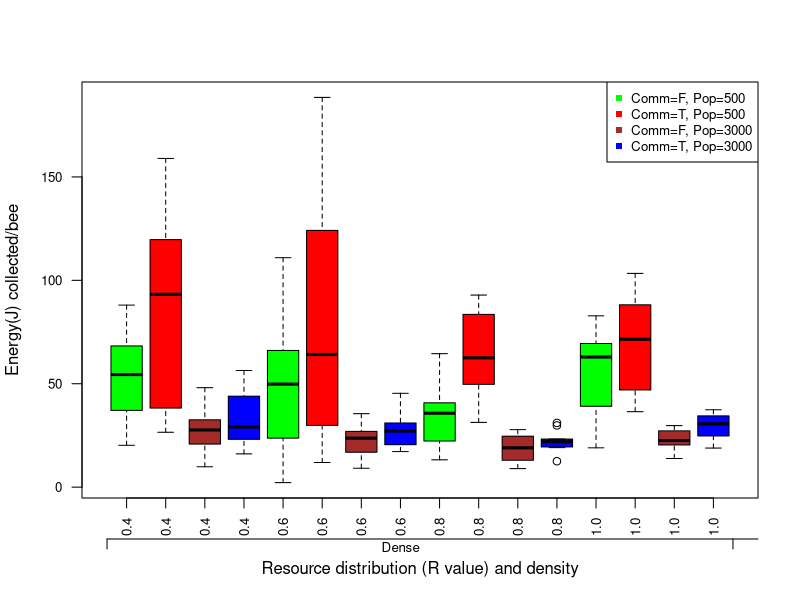
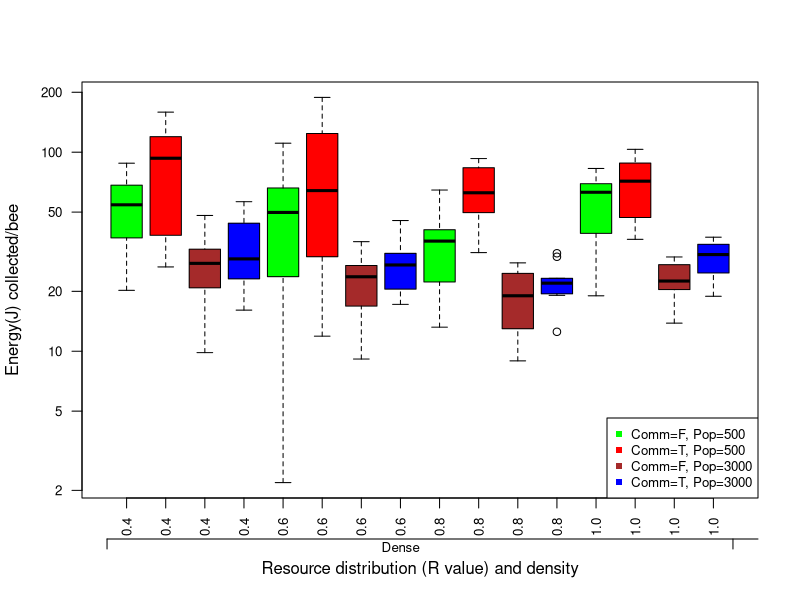
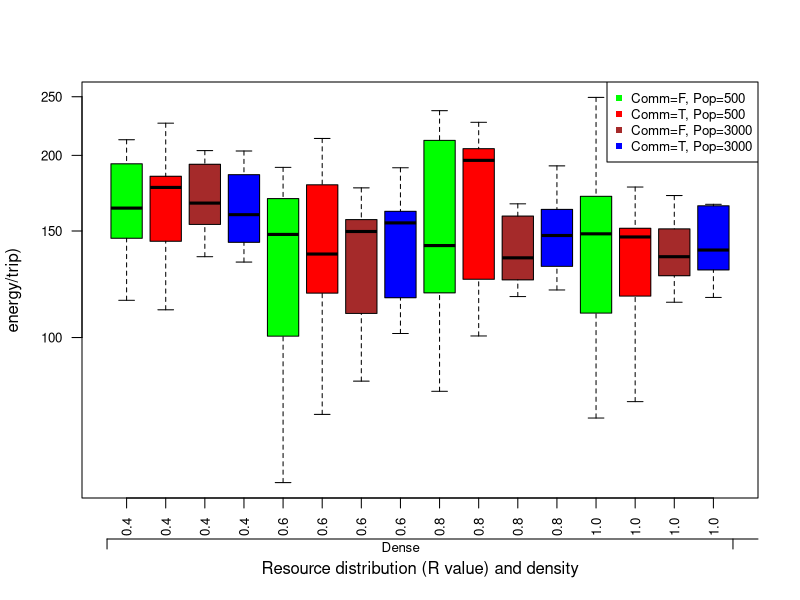
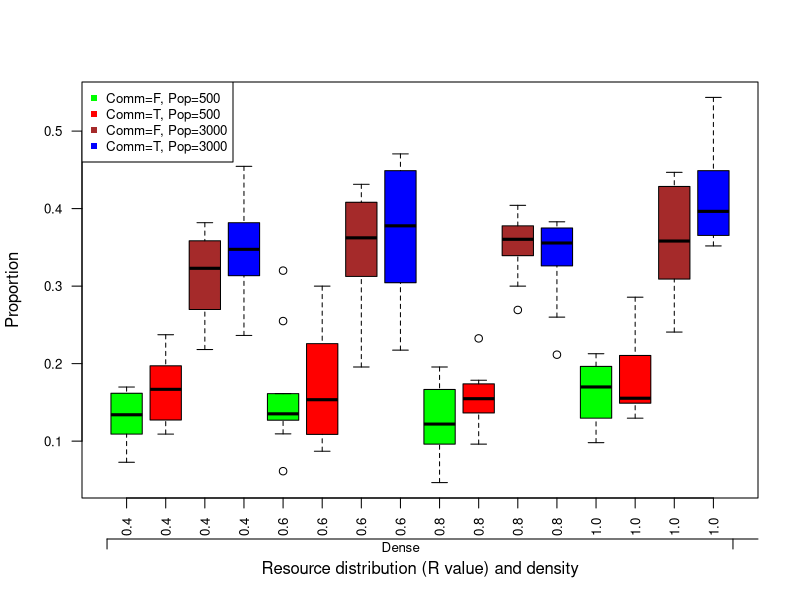
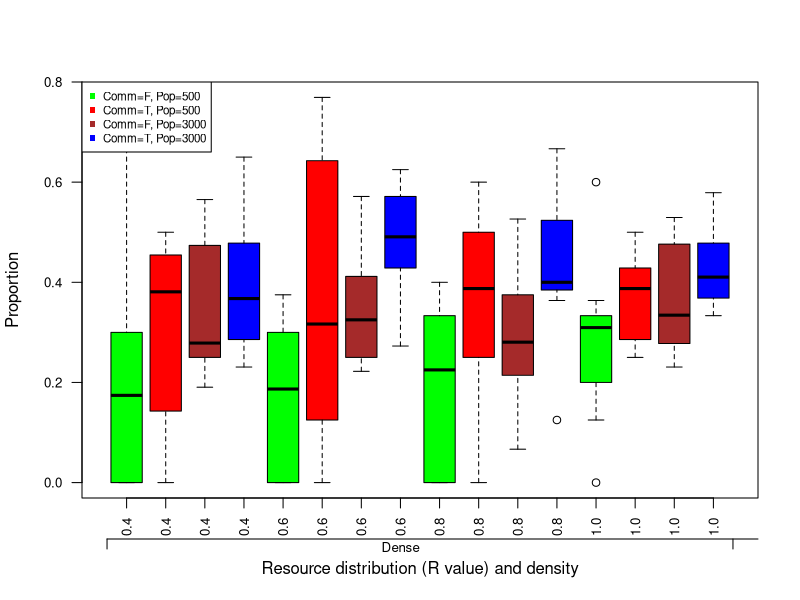
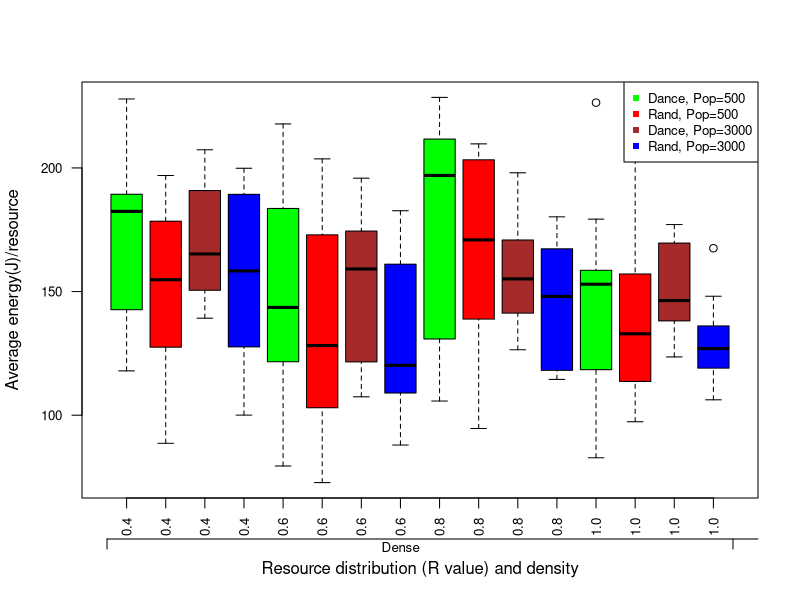
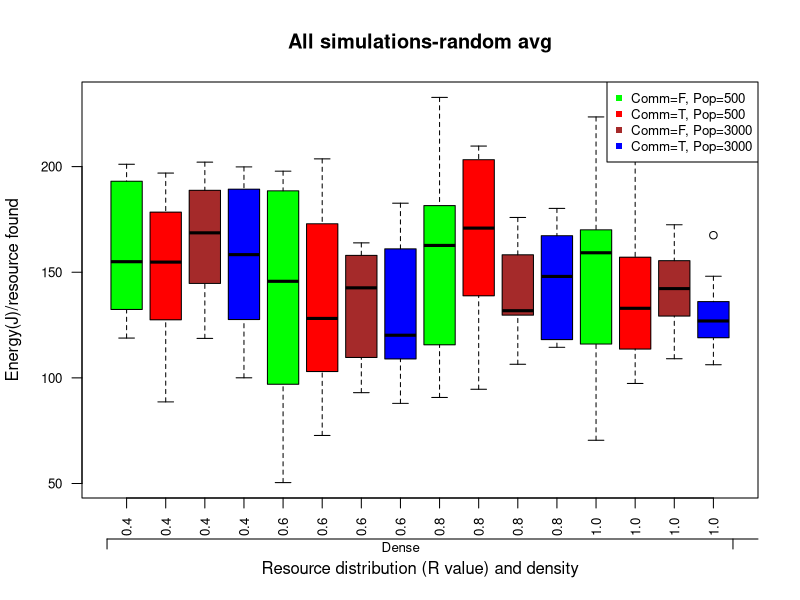
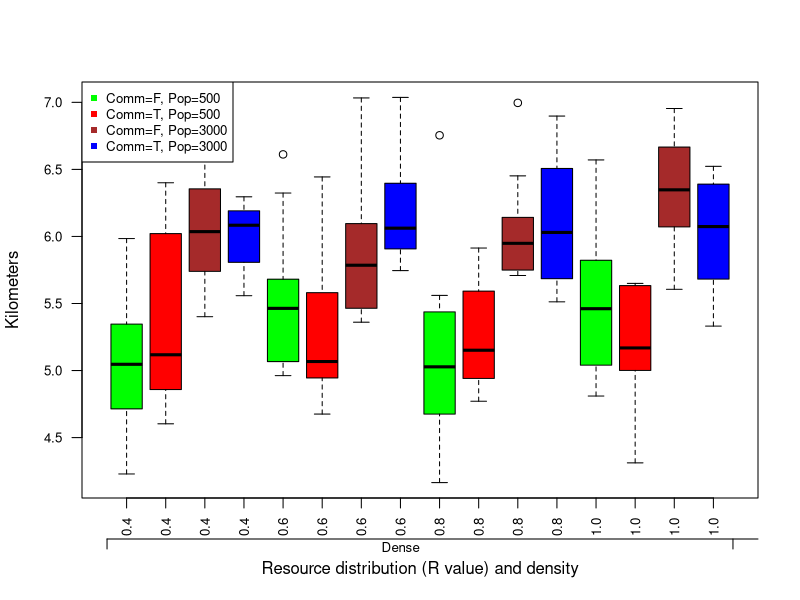

R code for these plots, in order:
## ---- chunk 1
library(dplyr)
library(lme4)
# setwd("~/Google Drive/Semester 8/Thesis/NetLogo+R GitHub/NetLogo R Analyses/Sim Analyses7a")

# Simulation data
all.data <- read.csv("Bees sim_all7-table.csv", skip = 6, stringsAsFactors=FALSE)

# Data names
names(all.data)[4] <- "communication"
names(all.data)[15] <- "resources"
names(all.data)[16] <- "resources.untouched"
names(all.data)[17] <- "resources.found"
names(all.data)[18] <- "resources.depleted"
names(all.data)[19] <- "max.dist"

# Data calculation
all.data$energy.bee <- all.data$hive.collected / all.data$population
all.data$log.energy.bee <- log(all.data$energy.bee)
all.data$energy.trip <- all.data$hive.collected / all.data$foraged.count
all.data$log.energy.trip <- log(all.data$energy.trip)
all.data$dance.avg <- all.data$dance.quality / all.data$dance.quantity
all.data$random.avg <- all.data$random.quality / all.data$random.quantity
all.data$avg.diff <- all.data$dance.avg - all.data$random.avg
all.data$max.dist.km <- all.data$max.dist * 6.67 / 1000

# Data cleanup
all.data$resource_density <- as.factor(all.data$resource_density)
all.data$R_value <- as.factor(all.data$R_value)
all.data$communication <- as.factor(all.data$communication)
all.data$population <- as.factor(all.data$population)
all.data$environment <- as.factor(sapply(1:nrow(all.data), 
                                         function(i) {i <- paste(substr(all.data$resource_density[i],2,2), 
                                                                 ": ", substr(all.data$R_value[i], 2,4), 
                                                                 sep = "")}))

# Comm
comm.data <- all.data %>% filter(communication == TRUE)

# New table for dance and random avg quality
dance.data <- data.frame(energy.avg = comm.data$dance.avg, environment = comm.data$environment, 
                         communication = comm.data$communication, population = comm.data$population,
                         repetitions = comm.data$repetitions, id.method = rep("dance", length(comm.data[,1])))
random.data <- data.frame(energy.avg = comm.data$random.avg, environment = comm.data$environment, 
                          communication = comm.data$communication, population = comm.data$population,
                          repetitions = comm.data$repetitions, id.method = rep("random", length(comm.data[,1])))
avg.data <- rbind(dance.data, random.data)
## ---- chunk 2
# Plot results
boxplot(energy.bee ~ communication+population+environment, data=all.data, 
        col = c("green", "red", "brown", "blue"), las = 2, main = "", cex.axis = 0.8, 
        xlab = "Resource distribution (R value) and density", ylab = "Energy(J) collected/bee", 
        names = c("0.4", "0.4", "0.4", "0.4",
                  "0.6", "0.6", "0.6", "0.6",
                  "0.8", "0.8", "0.8", "0.8",
                  "1.0", "1.0", "1.0", "1.0"))
legend("topright", pch = 15, cex = 0.8, col = c("green", "red", "brown", "blue"), 
       c("Comm=F, Pop=500", "Comm=T, Pop=500", "Comm=F, Pop=3000", "Comm=T, Pop=3000"))
axis(1, at = c(0.5, 16.5, 32.5), labels = c("", "", ""), line = 2.05)
axis(1, at = c(8, 24), labels = c("Dense", "Sparse"), line = 0.9, tick = FALSE, cex.axis = 0.8)


boxplot(energy.bee ~ communication+population+environment, data=all.data, log = "y", 
        col = c("green", "red", "brown", "blue"), las = 2, main = "", cex.axis = 0.8, 
        xlab = "Resource distribution (R value) and density", ylab = "Energy(J) collected/bee", 
        names = c("0.4", "0.4", "0.4", "0.4",
                  "0.6", "0.6", "0.6", "0.6",
                  "0.8", "0.8", "0.8", "0.8",
                  "1.0", "1.0", "1.0", "1.0"))
legend("bottomright", pch = 15, cex = 0.8, col = c("green", "red", "brown", "blue"), 
       c("Comm=F, Pop=500", "Comm=T, Pop=500", "Comm=F, Pop=3000", "Comm=T, Pop=3000"))
axis(1, at = c(0.5, 16.5, 32.5), labels = c("", "", ""), line = 2.05)
axis(1, at = c(8, 24), labels = c("Dense", "Sparse"), line = 0.9, tick = FALSE, cex.axis = 0.8)


boxplot(energy.trip ~ communication+population+environment, data=all.data, log = "y", 
        col = c("green", "red", "brown", "blue"), las = 2, main = "", cex.axis = 0.8, 
        xlab = "Resource distribution (R value) and density", ylab = "energy/trip)", 
        names = c("0.4", "0.4", "0.4", "0.4",
                  "0.6", "0.6", "0.6", "0.6",
                  "0.8", "0.8", "0.8", "0.8",
                  "1.0", "1.0", "1.0", "1.0"))
legend("topright", pch = 15, cex = 0.8, col = c("green", "red", "brown", "blue"), 
       c("Comm=F, Pop=500", "Comm=T, Pop=500", "Comm=F, Pop=3000", "Comm=T, Pop=3000"))
axis(1, at = c(0.5, 16.5, 32.5), labels = c("", "", ""), line = 2.05)
axis(1, at = c(8, 24), labels = c("Dense", "Sparse"), line = 0.9, tick = FALSE, cex.axis = 0.8)
## ---- chunk 3
null.0 <- lmer(log.energy.bee ~ 1+(1|repetitions), data = all.data)
alt.0a <- lmer(log.energy.bee ~ population+(1|repetitions), data = all.data)
anova(null.0, alt.0a)
## ---- chunk 4
alt.0b <- lmer(log.energy.bee ~ communication+(1|repetitions), data = all.data)
anova(null.0, alt.0b)
## ---- chunk 5
alt.0c <- lmer(log.energy.bee ~ environment+(1|repetitions), data = all.data)
anova(null.0, alt.0c)
## ---- chunk 6
# alt.0d <- lmer(log.energy.bee ~ resource_density+(1|repetitions), data = all.data)
# anova(null.0, alt.0d)
## ---- chunk 7
alt.0e <- lmer(log.energy.bee ~ R_value+(1|repetitions), data = all.data)
anova(null.0, alt.0e)
## ---- chunk 8
null.1 <- lmer(log.energy.bee ~ population+communication+environment+(1|repetitions), data = all.data)
alt.1a <- lmer(log.energy.bee ~ population*communication+environment+(1|repetitions), data = all.data)
anova(null.1, alt.1a)
## ---- chunk 9
alt.1b <- lmer(log.energy.bee ~ population*environment+communication+(1|repetitions), data = all.data)
anova(null.1, alt.1b)
## ---- chunk 10
alt.1c <- lmer(log.energy.bee ~ population+communication*environment+(1|repetitions), data = all.data)
anova(null.1, alt.1c)
## ---- chunk 11
null.all.1 <- lmer(log.energy.bee ~ population + communication + environment + 
                     population*communication + population*environment + communication*environment +
                     (1|repetitions), data = all.data)
alt.all.1 <- lmer(log.energy.bee ~ population*communication*environment+(1|repetitions), data = all.data)
anova(null.all.1, alt.all.1)
## ---- chunk 12
null.0 <- lmer(log.energy.trip ~ 1+(1|repetitions), data = all.data)
alt.0a <- lmer(log.energy.trip ~ population+(1|repetitions), data = all.data)
anova(null.0, alt.0a)
## ---- chunk 13
alt.0b <- lmer(log.energy.trip ~ communication+(1|repetitions), data = all.data)
anova(null.0, alt.0b)
## ---- chunk 14
alt.0c <- lmer(log.energy.trip ~ environment+(1|repetitions), data = all.data)
anova(null.0, alt.0c)
## ---- chunk 15
null.1 <- lmer(log.energy.trip ~ population+communication+environment+(1|repetitions), data = all.data)
alt.1a <- lmer(log.energy.trip ~ population*communication+environment+(1|repetitions), data = all.data)
anova(null.1, alt.1a)
## ---- chunk 16
alt.1b <- lmer(log.energy.trip ~ population*environment+communication+(1|repetitions), data = all.data)
anova(null.1, alt.1b)
## ---- chunk 17
alt.1c <- lmer(log.energy.trip ~ population+environment*communication+(1|repetitions), data = all.data)
anova(null.1, alt.1c)
## ---- chunk 18
null.all.1 <- lmer(log.energy.trip ~ population + communication + environment + 
                     population*communication + population*environment + communication*environment + 
                     (1|repetitions), data = all.data)
alt.all.1 <- lmer(log.energy.trip ~ population*communication*environment+(1|repetitions), data = all.data)
anova(null.all.1, alt.all.1)
## ---- chunk 19
boxplot((resources.found/resources) ~ communication+population+environment, data=all.data, 
        col = c("green", "red", "brown", "blue"), las = 2, main = "", cex.axis = 0.8, 
        xlab = "Resource distribution (R value) and density", ylab = "Proportion", 
        names = c("0.4", "0.4", "0.4", "0.4",
                  "0.6", "0.6", "0.6", "0.6",
                  "0.8", "0.8", "0.8", "0.8",
                  "1.0", "1.0", "1.0", "1.0"))
legend("topleft", pch = 15, cex = 0.8, col = c("green", "red", "brown", "blue"), 
       c("Comm=F, Pop=500", "Comm=T, Pop=500", "Comm=F, Pop=3000", "Comm=T, Pop=3000"))
axis(1, at = c(0.5, 16.5, 32.5), labels = c("", "", ""), line = 2.05)
axis(1, at = c(8, 24), labels = c("Dense", "Sparse"), line = 0.9, tick = FALSE, cex.axis = 0.8)
## ---- chunk 20
null.2 <- glmer(cbind(resources.found, resources.untouched) ~ population+communication+environment+(1|repetitions), 
                family = binomial(), data = all.data)
alt.2a <- glmer(cbind(resources.found, resources.untouched) ~ population*communication+environment+(1|repetitions), 
                family = binomial(), data = all.data)
anova(null.2, alt.2a, test="Chisq")
## ---- chunk 21
alt.2b <- glmer(cbind(resources.found, resources.untouched) ~ population+communication*environment+(1|repetitions), 
                family = binomial(), data = all.data)
anova(null.2, alt.2b, test="Chisq")
## ---- chunk 22
alt.2c <- glmer(cbind(resources.found, resources.untouched) ~ population*environment+communication+(1|repetitions), 
                family = binomial(), data = all.data)
anova(null.2, alt.2c, test="Chisq")
## ---- chunk 23
null.all.2 <- glmer(cbind(resources.found, resources.untouched) ~ population + communication + environment + 
                      population*communication + population*environment + communication*environment +
                      (1|repetitions), 
                    family = binomial(), data = all.data)
alt.all.2 <- glmer(cbind(resources.found, resources.untouched) ~ population*environment*communication+(1|repetitions), 
                   family = binomial(), data = all.data)
anova(null.all.2, alt.all.2, test="Chisq")
## ---- chunk 24
boxplot((resources.depleted/resources.found) ~ communication+population+environment, data=all.data, 
        col = c("green", "red", "brown", "blue"), las = 2, main = "", cex.axis = 0.8, 
        xlab = "Resource distribution (R value) and density", ylab = "Proportion", 
        names = c("0.4", "0.4", "0.4", "0.4",
                  "0.6", "0.6", "0.6", "0.6",
                  "0.8", "0.8", "0.8", "0.8",
                  "1.0", "1.0", "1.0", "1.0"))
legend("topleft", pch = 15, cex = 0.7, col = c("green", "red", "brown", "blue"), 
       c("Comm=F, Pop=500", "Comm=T, Pop=500", "Comm=F, Pop=3000", "Comm=T, Pop=3000"))
axis(1, at = c(0.5, 16.5, 32.5), labels = c("", "", ""), line = 2.05)
axis(1, at = c(8, 24), labels = c("Dense", "Sparse"), line = 0.9, tick = FALSE, cex.axis = 0.8)
## ---- chunk 25
null.3 <- glmer(cbind(resources.depleted, (resources.found-resources.depleted)) ~ 
                  population+communication+environment+(1|repetitions), 
                family = binomial(), data = all.data)
alt.3a <- glmer(cbind(resources.depleted, (resources.found-resources.depleted)) ~ 
                  population*communication+environment+(1|repetitions), 
                family = binomial(), data = all.data)
anova(null.3, alt.3a, test="Chisq")
## ---- chunk 26
alt.3b <- glmer(cbind(resources.depleted, (resources.found-resources.depleted)) ~ 
                  population+communication*environment+(1|repetitions), 
                family = binomial(), data = all.data)
anova(null.3, alt.3b, test="Chisq")
## ---- chunk 27
alt.3c <- glmer(cbind(resources.depleted, (resources.found-resources.depleted)) ~ 
                  population*environment+communication+(1|repetitions), 
                family = binomial(), data = all.data)
anova(null.3, alt.3c, test="Chisq")
## ---- chunk 28
null.all.3 <- glmer(cbind(resources.depleted, (resources.found-resources.depleted)) ~ 
                      population + communication + environment + 
                      population*communication + population*environment + communication*environment +
                      (1|repetitions), 
                    family = binomial(), data = all.data)
alt.all.3 <- glmer(cbind(resources.depleted, (resources.found-resources.depleted)) ~
                     population*environment*communication+(1|repetitions), 
                   family = binomial(), data = all.data)
anova(null.all.3, alt.all.3, test="Chisq")
## ---- chunk 29
# plot(x = all.data$dance.avg, y = all.data$random.avg)
# abline(a = 0, b = 1)

boxplot(energy.avg ~ id.method+population+environment, data=avg.data, 
        col = c("green", "red", "brown", "blue"), las = 2, cex.axis = 0.8, main = "", 
        xlab = "Resource distribution (R value) and density", ylab = "Average energy(J)/resource", 
        names = c("0.4", "0.4", "0.4", "0.4",
                  "0.6", "0.6", "0.6", "0.6",
                  "0.8", "0.8", "0.8", "0.8",
                  "1.0", "1.0", "1.0", "1.0"))
legend("topright", pch = 15, cex = 0.8, col = c("green", "red", "brown", "blue"), 
       c("Dance, Pop=500", "Rand, Pop=500", "Dance, Pop=3000", "Rand, Pop=3000"))
axis(1, at = c(0.5, 16.5, 32.5), labels = c("", "", ""), line = 2.05)
axis(1, at = c(8, 24), labels = c("Dense", "Sparse"), line = 0.9, tick = FALSE, cex.axis = 0.8)

t.test(all.data$dance.avg, all.data$random.avg)
## ---- chunk 30
null.4 <- lmer(energy.avg ~ population+id.method+environment+(1|repetitions), data = avg.data)
alt.4a <- lmer(energy.avg ~ population*id.method+environment+(1|repetitions), data = avg.data)
anova(null.4, alt.4a)
## ---- chunk 31
alt.4b <- lmer(energy.avg ~ population*environment+id.method+(1|repetitions), data = avg.data)
anova(null.4, alt.4b)
## ---- chunk 32
alt.4c <- lmer(energy.avg ~ population+id.method*environment+(1|repetitions), data = avg.data)
anova(null.4, alt.4c)
## ---- chunk 33
null.all.4 <- lmer(energy.avg ~ population + id.method + environment + 
                     population*id.method + population*environment + id.method*environment +
                     (1|repetitions), data = avg.data)
alt.all.4 <- lmer(energy.avg ~ population*id.method*environment+(1|repetitions), data = avg.data)
anova(null.all.4, alt.all.4)
## ---- chunk 34
anova(lmer((dance.avg-random.avg) ~ environment+population+(1|repetitions), data = comm.data),
      lmer((dance.avg-random.avg) ~ environment*population+(1|repetitions), data = comm.data))
## ---- chunk 35
boxplot(random.avg ~ communication+population+environment, data=all.data, 
        col = c("green", "red", "brown", "blue"), las = 2, cex.axis = 0.8, main = "All simulations-random avg", 
        xlab = "Resource distribution (R value) and density", ylab = "Energy(J)/resource found", 
        names = c("0.4", "0.4", "0.4", "0.4",
                  "0.6", "0.6", "0.6", "0.6",
                  "0.8", "0.8", "0.8", "0.8",
                  "1.0", "1.0", "1.0", "1.0"))
legend("topright", pch = 15, cex = 0.8, col = c("green", "red", "brown", "blue"), 
       c("Comm=F, Pop=500", "Comm=T, Pop=500", "Comm=F, Pop=3000", "Comm=T, Pop=3000"))
axis(1, at = c(0.5, 16.5, 32.5), labels = c("", "", ""), line = 2.05)
axis(1, at = c(8, 24), labels = c("Dense", "Sparse"), line = 0.9, tick = FALSE, cex.axis = 0.8)
## ---- chunk 36
null.5 <- lmer(random.avg ~ population+communication+environment+(1|repetitions), data = all.data)
alt.5a <- lmer(random.avg ~ population*communication+environment+(1|repetitions), data = all.data)
anova(null.5, alt.5a)
## ---- chunk 37
alt.5b <- lmer(random.avg ~ population*environment+communication+(1|repetitions), data = all.data)
anova(null.5, alt.5b)
## ---- chunk 38
alt.5c <- lmer(random.avg ~ population+communication*environment+(1|repetitions), data = all.data)
anova(null.5, alt.5c)
## ---- chunk 39
null.all.5 <- lmer(random.avg ~ population + communication + environment + 
                     population*communication + population*environment + communication*environment +
                     (1|repetitions), data = all.data)
alt.all.5 <- lmer(random.avg ~ population*communication*environment+(1|repetitions), data = all.data)
anova(null.all.5, alt.all.5)
## ---- chunk 40
boxplot(max.dist.km ~ communication+population+environment, data=all.data, 
        col = c("green", "red", "brown", "blue"), las = 2, cex.axis = 0.8, main = "", 
        xlab = "Resource distribution (R value) and density", ylab = "Kilometers", 
        names = c("0.4", "0.4", "0.4", "0.4",
                  "0.6", "0.6", "0.6", "0.6",
                  "0.8", "0.8", "0.8", "0.8",
                  "1.0", "1.0", "1.0", "1.0"))
legend("topleft", pch = 15, cex = 0.8, col = c("green", "red", "brown", "blue"), 
       c("Comm=F, Pop=500", "Comm=T, Pop=500", "Comm=F, Pop=3000", "Comm=T, Pop=3000"))
axis(1, at = c(0.5, 16.5, 32.5), labels = c("", "", ""), line = 2.05)
axis(1, at = c(8, 24), labels = c("Dense", "Sparse"), line = 0.9, tick = FALSE, cex.axis = 0.8)
## ---- chunk 41
null.6 <- lmer(max.dist.km ~ population+communication+environment+(1|repetitions), data = all.data)
alt.6a <- lmer(max.dist.km ~ population*communication+environment+(1|repetitions), data = all.data)
anova(null.6, alt.6a)
## ---- chunk 42
alt.6b <- lmer(max.dist.km ~ population*environment+communication+(1|repetitions), data = all.data)
anova(null.5, alt.6b)
## ---- chunk 43
alt.6c <- lmer(max.dist.km ~ population+communication*environment+(1|repetitions), data = all.data)
anova(null.6, alt.6c)
## ---- chunk 44
null.all.6 <- lmer(max.dist.km ~ population + communication + environment + 
                     population*communication + population*environment + communication*environment +
                     (1|repetitions), data = all.data)
alt.all.6 <- lmer(max.dist.km ~ population*communication*environment+(1|repetitions), data = all.data)
anova(null.all.6, alt.all.6)


